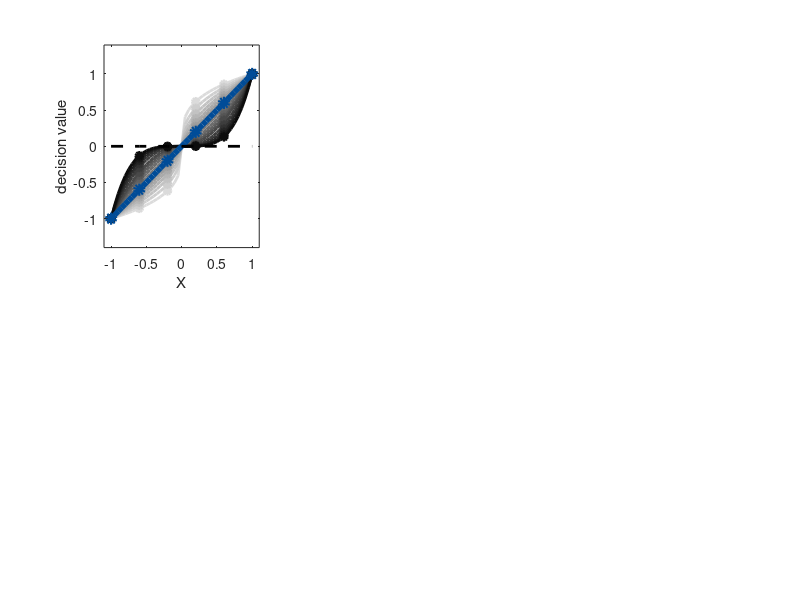

MATLAB code for this plot: (Note: this script raises an error after producing the figure.)
%% sim_powerf_accuracy
% Simulate psychometric observer and plot predicted model accuracy under varying 
% noise (sigma), offset bias (b), and kappa (k) parameters
% (c)Bernhard Spitzer, 2016

clear all; 
addpath(genpath('C:\Users\Berni\Dropbox\numcum\ms\NHB_rev1\upload\'));

%% set experiment/simulation

nk=10; % k samples (per sequence)
ns=[1:6]; % range of number samples 
eqcat=0; % if 1: equally many reds and greens


%% parameter space
noises=[0.2:0.2:1.2 1.5:0.5:4]; % range of noise levels
ofs=[0 0.2]; % offset biases (b)
es=[0.4:0.1:4]; % range of kappas (exponents k)


%% simulate uniform random data
ntrials=1000;
cats=[-ones(1,nk/2) ones(1,nk/2)]; % if eqcat
rng('shuffle');
for i=1:ntrials
    nums(i,:)=randsample(ns,nk,1); % numbers
    if eqcat
        catdat(i,:)=cats(randperm(nk)); % categories (red/green)
    else
        catdat(i,:)=randsample([-1 1],nk,1);
    end
end

numdat=(nums-mean(ns))./max(ns-mean(ns)); % rescale to -1...1
Xdat=numdat.*catdat; % sign-flip according to category (red/green)
Y=sign(sum(Xdat,2))./2+0.5; % ground truth (0: red, 1: green)

catsum=sum(catdat,2);
nozeros=find(ismember(Y,[0 1]) & abs(catsum)<10); % excludes indifferent trials 
X=[numdat catdat];
X=X(nozeros,:);
Ytru=Y(nozeros); 

%% some stuff for plotting
f=-1:2/ns(end-1):1;
plotf=-1:0.05:1;
plotes=[0.3:0.1:1 1.2:0.2:2 2.4:0.4:4]; % kappa levels (for line plots)
plotnes=length(plotes);
ONEind=find(plotes==1);
nno=length(noises);
nex=length(es);
const=0;
ylims=[-1.4 1.4; -1.5 3];
figrows=2;  %
figcolumns=3;

figure;

for o=1:length(ofs) 
    
    %% compute and plot weighting curve illustration
    for e=1:plotnes
        fnum(e,:)=(abs((ofs(o)+plotf).^plotes(e)).*sign(ofs(o)+plotf));
        fdisc(e,:)=(abs((ofs(o)+f).^plotes(e)).*sign(ofs(o)+f));
    end
    set(0,'DefaultLineLineWidth',2)
    subplot(figrows,figcolumns,o);
    colormap gray; mycols=flipud(colormap); 
    mycols=mycols(10:end,:);
    colstep=length(mycols)./plotnes;
    colvec=floor(1:colstep:length(mycols));
    mycols=mycols(colvec,:); 
    for i=1:plotnes
        if i~=ONEind;
            set(0,'DefaultLineLineWidth',2)
            plot(plotf,fnum(i,:),'Color',mycols(i,:)); hold on; 
            plot(f,fdisc(i,:),'o','MarkerSize',5,'MarkerFacecolor',mycols(i,:),'Color',mycols(i,:)); hold on; 
        end
    end
    set(0,'DefaultLineLineWidth',4)
    ONEcol=[0 76 153]./256;
    plot(plotf,fnum(ONEind,:),'Color',ONEcol); hold on; 
    plot(f,fdisc(ONEind,:),'o','Color',ONEcol,'MarkerSize',5,'MarkerFacecolor',ONEcol); hold on; 
    ylim(ylims(o,:)); xlim([-1.1 1.1]);
    set(0,'DefaultLineLineWidth',2)
    plot(f,zeros(1,length(f)),'k--');     
    xlabel('X'); ylabel('decision value');
    set(gca,'XTick',[-1 -0.5 0 0.5 1]);
    
    
    %% simulate and plot accuracy
    accu=[]; accucomp=[]; fnum=[];
    for e=1:length(es)
        for noise=1:length(noises)
            setb=[const ofs(o) es(e) noises(noise) 0]; 
            [G Ypred g]=psymodfun(setb,Ytru,X,0,nk,f,1);
            accu(noise,e)=1-mean(abs(Ytru-Ypred));
        end
    end
    
    if o==1
        subplot(figrows,figcolumns,o+2); title(['of=' num2str(ofs(o))]);
        set(0,'DefaultLineLineWidth',3)
        col=[0 0 0];
        for i=1:nno
            plotdat=accu;
            plot(es,plotdat(i,:), 'Color',col);  hold on;
            col=col+(1./(nno+1));
        end
        set(0,'DefaultLineLineWidth',3)
        [C I]=max(plotdat');
        outsidemax=find(I==length(es));
        if length(outsidemax)>1
            C(outsidemax(2:end))=NaN;
        end
        plot(es(I),C,'--','Color',[237 125 49]./256); hold on; % orange
        set(0,'DefaultLineLineWidth',1)
        xlim([0 es(end)+0.5]);
        if o==1
           ylim([0.55 1]);
        else
            ylim([0.6 0.95]);
        end
        xlabel('kappa (k)'); ylabel('accuracy'); 
        set(gca,'XTick',[0:1:max(es)])
    end

end
